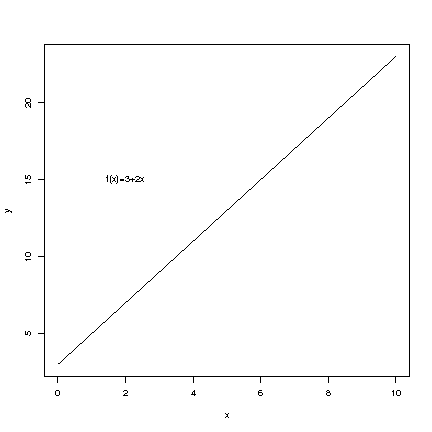

Generate this figure with R:
x<-c(0:10)
y<-c(3+2*x)
plot(x,y,"l")
text(2,15,"f(x)=3+2x")
